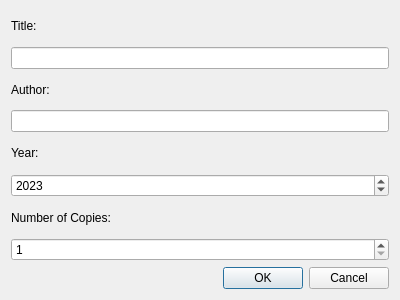
<?xml version="1.0" encoding="UTF-8"?>
<ui version="4.0">
    <class>AddBookDialog</class>
    <widget class="QDialog" name="AddBookDialog">
        <property name="geometry">
            <rect>
                <x>0</x>
                <y>0</y>
                <width>400</width>
                <height>300</height>
            </rect>
        </property>
        <property name="windowTitle">
            <string>Add New Book</string>
        </property>
        <layout class="QVBoxLayout" name="verticalLayout">
            <item>
                <widget class="QLabel" name="label_title">
                    <property name="text">
                        <string>Title:</string>
                    </property>
                </widget>
            </item>
            <item>
                <widget class="QLineEdit" name="titleLineEdit"/>
            </item>
            <item>
                <widget class="QLabel" name="label_author">
                    <property name="text">
                        <string>Author:</string>
                    </property>
                </widget>
            </item>
            <item>
                <widget class="QLineEdit" name="authorLineEdit"/>
            </item>
            <item>
                <widget class="QLabel" name="label_year">
                    <property name="text">
                        <string>Year:</string>
                    </property>
                </widget>
            </item>
            <item>
                <widget class="QSpinBox" name="yearSpinBox">
                    <property name="minimum">
                        <number>1500</number>
                    </property>
                    <property name="maximum">
                        <number>2100</number>
                    </property>
                    <property name="value">
                        <number>2023</number>
                    </property>
                </widget>
            </item>
            <item>
                <widget class="QLabel" name="label_copies">
                    <property name="text">
                        <string>Number of Copies:</string>
                    </property>
                </widget>
            </item>
            <item>
                <widget class="QSpinBox" name="copiesSpinBox">
                    <property name="minimum">
                        <number>1</number>
                    </property>
                    <property name="maximum">
                        <number>10000</number>
                    </property>
                    <property name="value">
                        <number>1</number>
                    </property>
                </widget>
            </item>
            <item>
                <widget class="QDialogButtonBox" name="buttonBox">
                    <property name="standardButtons">
                        <set>QDialogButtonBox::Cancel|QDialogButtonBox::Ok</set>
                    </property>
                </widget>
            </item>
        </layout>
    </widget>
    <resources/>
    <connections>
        <connection>
            <sender>buttonBox</sender>
            <signal>accepted()</signal>
            <receiver>AddBookDialog</receiver>
            <slot>accept()</slot>
            <hints>
                <hint type="sourcelabel">
                    <x>248</x>
                    <y>254</y>
                </hint>
                <hint type="destinationlabel">
                    <x>157</x>
                    <y>274</y>
                </hint>
            </hints>
        </connection>
        <connection>
            <sender>buttonBox</sender>
            <signal>rejected()</signal>
            <receiver>AddBookDialog</receiver>
            <slot>reject()</slot>
            <hints>
                <hint type="sourcelabel">
                    <x>316</x>
                    <y>260</y>
                </hint>
                <hint type="destinationlabel">
                    <x>286</x>
                    <y>274</y>
                </hint>
            </hints>
        </connection>
    </connections>
</ui>
